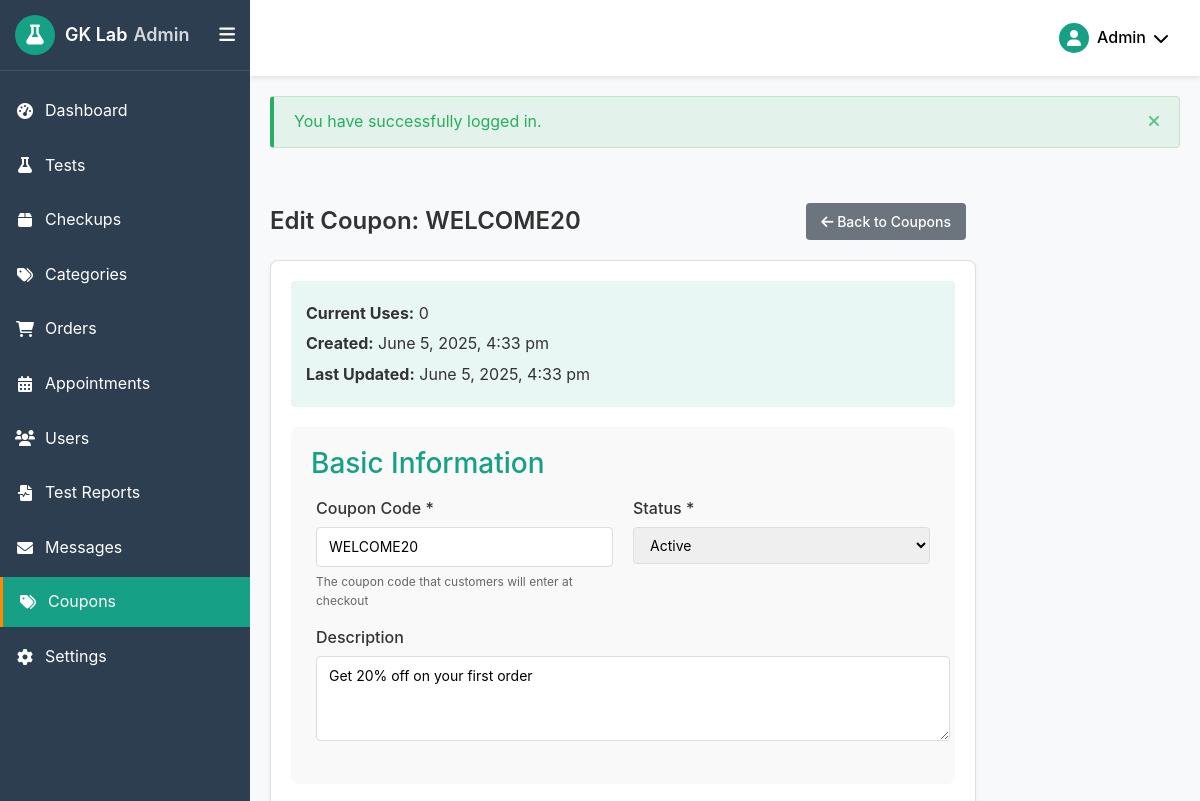
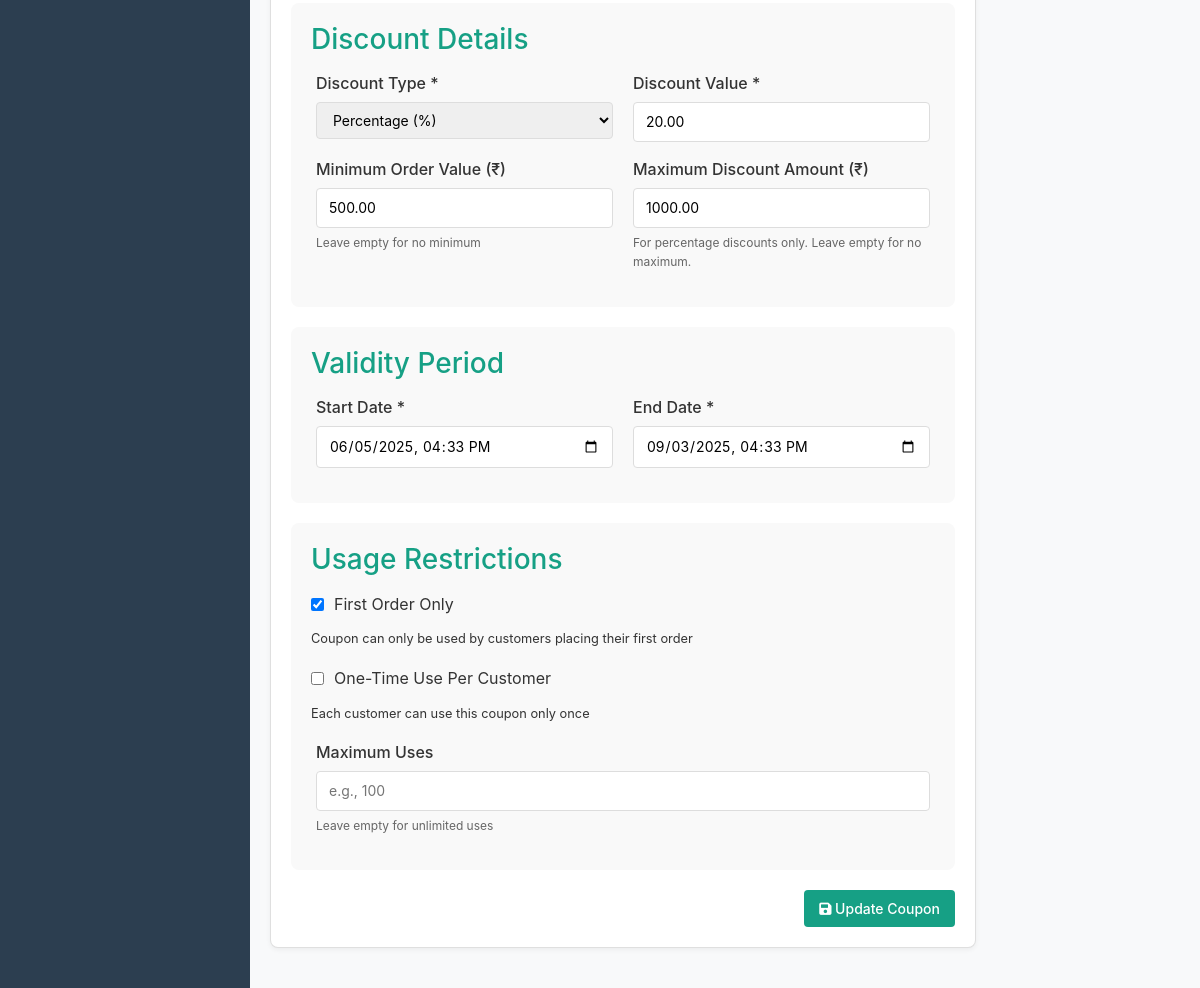
Page /admin/coupons/edit.php?id=1 (signed in) on the committed database (2 pictures, top to bottom).
### tables this page shows
CREATE TABLE IF NOT EXISTS coupons (
    id INT(11) AUTO_INCREMENT PRIMARY KEY,
    code VARCHAR(50) UNIQUE NOT NULL,
    description VARCHAR(255),
    discount_type ENUM('percentage', 'fixed') NOT NULL,
    discount_value DECIMAL(10,2) NOT NULL,
    min_order_value DECIMAL(10,2) DEFAULT 0,
    max_discount_amount DECIMAL(10,2) DEFAULT NULL,
    start_date DATETIME NOT NULL,
    end_date DATETIME NOT NULL,
    is_first_order_only TINYINT(1) DEFAULT 0,
    is_one_time_use TINYINT(1) DEFAULT 0,
    max_uses INT(11) DEFAULT NULL,
    current_uses INT(11) DEFAULT 0,
    status ENUM('active', 'inactive', 'expired') DEFAULT 'active',
    created_at TIMESTAMP DEFAULT CURRENT_TIMESTAMP,
    updated_at TIMESTAMP DEFAULT CURRENT_TIMESTAMP ON UPDATE CURRENT_TIMESTAMP
);

### admin/coupons/edit.php (the view, shortened to what this page needs)
<?php
include_once '../../config/db.php';
$id = intval($_GET['id']);
$sql = "SELECT * FROM coupons WHERE id = ?";
$stmt = $conn->prepare($sql);
$stmt->bind_param('i', $id);
$stmt->execute();
$result = $stmt->get_result();
$coupon = $result->fetch_assoc();
$start_date_formatted = date('Y-m-d\TH:i', strtotime($coupon['start_date']));
$end_date_formatted = date('Y-m-d\TH:i', strtotime($coupon['end_date']));
$pageTitle = "Edit Coupon: " . $coupon['code'];
?>
<!DOCTYPE html>
<html lang="en">
<head>
    <link rel="stylesheet" href="https://cdnjs.cloudflare.com/ajax/libs/font-awesome/6.0.0/css/all.min.css">
    <link rel="stylesheet" href="../css/coupons.css">
</head>
<body>
    <?php include_once '../includes/admin-header.php'; ?>
    <div class="admin-wrapper">
        <?php include_once '../includes/admin-sidebar.php'; ?>
        <div class="admin-content">
            <div class="content-header">
                <h1><?php echo $pageTitle; ?></h1>
                <a href="./" class="btn btn-secondary">
                    <i class="fas fa-arrow-left"></i> Back to Coupons
                </a>
            </div>
            <div class="content-body">
                <div class="card">
                    <div class="card-content">
                        <div class="coupon-usage">
                            <p><strong>Current Uses:</strong> <?php echo $coupon['current_uses']; ?></p>
                            <p><strong>Created:</strong> <?php echo date('F j, Y, g:i a', strtotime($coupon['created_at'])); ?></p>
                            <p><strong>Last Updated:</strong> <?php echo date('F j, Y, g:i a', strtotime($coupon['updated_at'])); ?></p>
                        </div>
                        <form method="POST" action="<?php echo htmlspecialchars($_SERVER['PHP_SELF'] . '?id=' . $id); ?>">
                            <div class="form-section">
                                <h3>Basic Information</h3>
                                <div class="form-row">
                                    <div class="form-group">
                                        <label for="code">Coupon Code *</label>
                                        <input type="text" id="code" name="code" required placeholder="e.g., WELCOME20" value="<?php echo htmlspecialchars($coupon['code']); ?>">
                                        <small>The coupon code that customers will enter at checkout</small>
                                    </div>
                                    <div class="form-group">
                                        <label for="status">Status *</label>
                                        <select id="status" name="status" required>
                                            <option value="active" <?php echo ($coupon['status'] === 'active') ? 'selected' : ''; ?>>Active</option>
                                        </select>
                                    </div>
                                </div>
                                <div class="form-row">
                                    <div class="form-group full-width">
                                        <label for="description">Description</label>
                                        <textarea id="description" name="description" rows="3" placeholder="Description of the coupon"><?php echo htmlspecialchars($coupon['description']); ?></textarea>
                                    </div>
                                </div>
                            </div>
                            <div class="form-section">
                                <h3>Discount Details</h3>
                                <div class="form-row">
                                    <div class="form-group">
                                        <label for="discount_type">Discount Type *</label>
                                        <select id="discount_type" name="discount_type" required>
                                            <option value="percentage" <?php echo ($coupon['discount_type'] === 'percentage') ? 'selected' : ''; ?>>Percentage (%)</option>
                                        </select>
                                    </div>
                                    <div class="form-group">
                                        <label for="discount_value">Discount Value *</label>
                                        <input type="number" id="discount_value" name="discount_value" required min="0" step="0.01" placeholder="e.g., 20" value="<?php echo htmlspecialchars($coupon['discount_value']); ?>">
                                    </div>
                                </div>
                                <div class="form-row">
                                    <div class="form-group">
                                        <label for="min_order_value">Minimum Order Value (₹)</label>
                                        <input type="number" id="min_order_value" name="min_order_value" min="0" step="0.01" placeholder="e.g., 500" value="<?php echo htmlspecialchars($coupon['min_order_value']); ?>">
                                        <small>Leave empty for no minimum</small>
                                    </div>
                                    <div class="form-group">
                                        <label for="max_discount_amount">Maximum Discount Amount (₹)</label>
                                        <input type="number" id="max_discount_amount" name="max_discount_amount" min="0" step="0.01" placeholder="e.g., 1000" value="<?php echo $coupon['max_discount_amount'] ? htmlspecialchars($coupon['max_discount_amount']) : ''; ?>">
                                        <small>For percentage discounts only. Leave empty for no maximum.</small>
                                    </div>
                                </div>
                            </div>
                            <div class="form-section">
                                <h3>Validity Period</h3>
                                <div class="form-row">
                                    <div class="form-group">
                                        <label for="start_date">Start Date *</label>
                                        <input type="datetime-local" id="start_date" name="start_date" required value="<?php echo $start_date_formatted; ?>">
                                    </div>
                                    <div class="form-group">
                                        <label for="end_date">End Date *</label>
                                        <input type="datetime-local" id="end_date" name="end_date" required value="<?php echo $end_date_formatted; ?>">
                                    </div>
                                </div>
                            </div>
                            <div class="form-section">
                                <h3>Usage Restrictions</h3>
                                <div class="checkbox-group">
                                    <label>
                                        <input type="checkbox" name="is_first_order_only" <?php echo ($coupon['is_first_order_only'] == 1) ? 'checked' : ''; ?>>
                                        First Order Only
                                    </label>
                                    <small>Coupon can only be used by customers placing their first order</small>
                                </div>
                                <div class="checkbox-group">
                                    <label>
                                        <input type="checkbox" name="is_one_time_use" <?php echo ($coupon['is_one_time_use'] == 1) ? 'checked' : ''; ?>>
                                        One-Time Use Per Customer
                                    </label>
                                    <small>Each customer can use this coupon only once</small>
                                </div>
                                <div class="form-row">
                                    <div class="form-group">
                                        <label for="max_uses">Maximum Uses</label>
                                        <input type="number" id="max_uses" name="max_uses" min="1" placeholder="e.g., 100" value="<?php echo $coupon['max_uses'] ? htmlspecialchars($coupon['max_uses']) : ''; ?>">
                                        <small>Leave empty for unlimited uses</small>
                                    </div>
                                </div>
                            </div>
                            <div class="form-footer">
                                <button type="submit" class="btn btn-primary">
                                    <i class="fas fa-save"></i> Update Coupon
                                </button>
                            </div>
                        </form>
                    </div>
                </div>
            </div>
        </div>
    </div>
</body>
</html>

### admin/css/coupons.css (style rules this page uses)
:root { --primary-green: #16A085; --secondary-green: #27AE60; --primary-orange: #FF8A00; --text-dark: #333333; --text-gray: #666666; --background-light: #F8F9FA; --sidebar-bg: #2c3e50; --sidebar-active: #16A085; --white: #FFFFFF; --red: #e74c3c; --yellow: #f39c12; --blue: #3498db; }
.btn { display: inline-block; padding: 8px 15px; border-radius: 4px; text-align: center; text-decoration: none; border: none; cursor: pointer; transition: all 0.3s ease; font-weight: 500; font-size: 14px; }
.btn-primary { background-color: var(--primary-green); color: var(--white); }
.btn-secondary { background-color: #6c757d; color: var(--white); }
.card { background-color: var(--white); border-radius: 8px; box-shadow: 0 2px 5px rgba(0, 0, 0, 0.05); margin-bottom: 20px; }
.card-content { padding: 20px; }
.form-group { margin-bottom: 15px; }
.form-group label { display: block; margin-bottom: 5px; font-weight: 500; color: var(--text-dark); }
.form-group input[type="text"], .form-group input[type="number"], .form-group input[type="email"], .form-group input[type="password"], .form-group input[type="datetime-local"], .form-group select, .form-group textarea { width: 100%; padding: 8px 12px; border: 1px solid #ddd; border-radius: 4px; font-size: 14px; transition: border 0.3s ease; }
.form-group small { display: block; margin-top: 5px; color: var(--text-gray); font-size: 12px; }
.content-header { display: flex; align-items: center; justify-content: space-between; margin-bottom: 20px; }
.content-header h1 { margin: 0; font-size: 24px; font-weight: 600; }
.content-body { margin-bottom: 20px; }
.form-section { margin-bottom: 20px; padding: 20px; background-color: #f9f9f9; border-radius: 8px; }
.form-section h3 { margin-top: 0; margin-bottom: 15px; color: #16A085; }
.form-row { display: flex; flex-wrap: wrap; margin: 0 -10px; }
.form-group { flex: 1 0 250px; margin: 0 10px 15px; }
.form-group.full-width { flex: 1 0 100%; }
.checkbox-group { margin: 15px 0; }
.checkbox-group label { display: flex; align-items: center; cursor: pointer; }
.checkbox-group input[type="checkbox"] { margin-right: 10px; }
.form-footer { margin-top: 20px; text-align: right; }
.coupon-usage { background-color: #eaf7f5; padding: 15px; border-radius: 8px; margin-bottom: 20px; }
.coupon-usage p { margin: 5px 0; }

### admin/css/admin-styles.css (style rules this page uses)
:root { --primary-green: #16A085; --secondary-green: #27AE60; --primary-orange: #FF8A00; --text-dark: #333333; --text-gray: #666666; --background-light: #F8F9FA; --sidebar-bg: #2c3e50; --sidebar-active: #16A085; --white: #FFFFFF; --red: #e74c3c; --yellow: #f39c12; --blue: #3498db; }
.admin-wrapper { display: flex; min-height: 100vh; background-color: var(--background-light); }
.admin-content { padding: 20px; }
.card-content { padding: 20px; }
.form-group { margin-bottom: 20px; }
.form-group label { display: block; margin-bottom: 8px; font-weight: 500; }
.btn-secondary { background-color: var(--text-gray); color: var(--white); border: none; padding: 10px 20px; border-radius: 4px; cursor: pointer; margin-right: 10px; text-decoration: none; }
.btn-primary { background-color: var(--primary-green); color: var(--white); border: none; padding: 10px 20px; border-radius: 4px; cursor: pointer; text-decoration: none; }

### admin/coupons/edit.php (style rules this page uses)
.form-section { margin-bottom: 20px; padding: 20px; background-color: #f9f9f9; border-radius: 8px; }
.form-section h3 { margin-top: 0; margin-bottom: 15px; color: #16A085; }
.form-row { display: flex; flex-wrap: wrap; margin: 0 -10px; }
.form-group { flex: 1 0 250px; margin: 0 10px 15px; }
.form-group.full-width { flex: 1 0 100%; }
.checkbox-group { margin: 15px 0; }
.checkbox-group label { display: flex; align-items: center; cursor: pointer; }
.checkbox-group input[type="checkbox"] { margin-right: 10px; }
.form-footer { margin-top: 20px; text-align: right; }
.coupon-usage { background-color: #e8f7f4; padding: 15px; border-radius: 4px; margin-bottom: 20px; }
.coupon-usage p { margin: 5px 0; }

### rows in the picture
coupons: code "Edit Coupon: WELCOME20", current_uses "0", created_at "June 5, 2025, 4:33 pm", updated_at "June 5, 2025, 4:33 pm", code "WELCOME20", status "Active", description "Get 20% off on your first order", discount_type "Percentage (%)", discount_value "20.00", min_order_value "500.00", max_discount_amount "1000.00", start_date "06/05/2025 16:33", end_date "09/03/2025 16:33", is_first_order_only "☑"

### other values in the picture
$_SESSION['user_first_name'] "Admin"
$_SESSION['flash_message']['message'] "You have successfully logged in."
